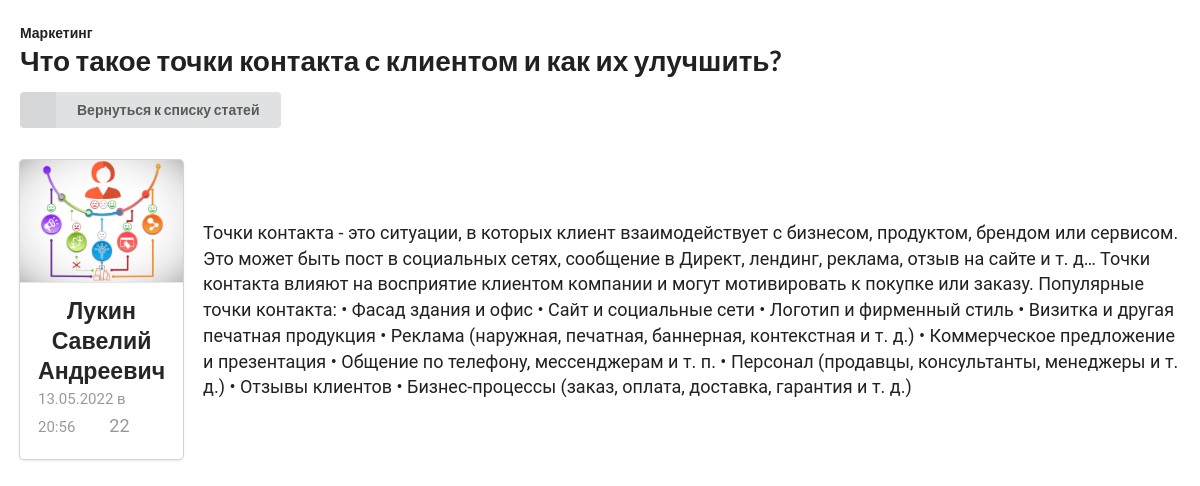
Page /page/curser/single/single_content.php?id=1 on the committed database.
### tables this page shows
CREATE TABLE IF NOT EXISTS `categories` (
  `id` int NOT NULL AUTO_INCREMENT,
  `category_name` varchar(60) NOT NULL,
  PRIMARY KEY (`id`)
);

CREATE TABLE IF NOT EXISTS `singles` (
  `id` int NOT NULL AUTO_INCREMENT,
  `title` varchar(120) NOT NULL,
  `text` text NOT NULL,
  `img` varchar(30) NOT NULL,
  `date` datetime NOT NULL,
  `views` int NOT NULL,
  `category_id` int NOT NULL,
  `staff_id` int NOT NULL,
  PRIMARY KEY (`id`),
  KEY `staff_id` (`staff_id`),
  KEY `category_id` (`category_id`)
);

CREATE TABLE IF NOT EXISTS `staff` (
  `id` int NOT NULL AUTO_INCREMENT,
  `s_name` varchar(50) DEFAULT NULL,
  `f_name` varchar(50) DEFAULT NULL,
  `t_name` varchar(50) DEFAULT NULL,
  `id_position` int NOT NULL,
  `email` varchar(50) DEFAULT NULL,
  `userPhone` varchar(18) NOT NULL,
  `uidUsers` tinytext NOT NULL,
  `pwdUsers` varchar(120) NOT NULL,
  PRIMARY KEY (`id`),
  KEY `id_position` (`id_position`)
);

### page/curser/db.php (called while the page is built, shortened)
<?php
$dbhost = "localhost";
$dbname = "curser";
$username = "root";
$password = "";
$db = new PDO("mysql:host=$dbhost; dbname=$dbname", $username, $password);
?>
<?php
function get_category_by_id($id)
{
	global $db;
	$categories = $db->query("SELECT * FROM categories WHERE id=$id");
	foreach ($categories as $category) {
		return $category;
	}
}
function get_author_by_id($id)
{
	global $db;
	$authors = $db->query("SELECT s_name, f_name, t_name FROM staff WHERE id=$id");
	foreach ($authors as $author) {
		$str = $author['s_name'] . " " . $author['f_name'] . " " . $author['t_name'];
		return $str;
	}
}
function get_single_by_id($id)
{
	global $db;
	$singles = $db->query("SELECT * FROM singles WHERE id=$id");
	foreach ($singles as $single) {
		return $single;
	}
}

### page/curser/single/single_content.php (the view, shortened to what this page needs)
<?php
include_once "../db.php";
?>
<?php
$single = get_single_by_id($_GET['id']);
?>
<?php $category = get_category_by_id($single["category_id"]); ?>
<?php $author_name = get_author_by_id($single["staff_id"]); ?>
<!DOCTYPE html>
<html lang="en">
<head>
	<link rel="stylesheet" href="../../../SemanticUI/semantic.min.css">
	<link rel="stylesheet" href="../../../css/main.css">
</head>
<body>
	<section class="single">
		<div class="my-container">
			<div class="single-title">
				<h5 class="ui header ">
					<?php
					echo $category["category_name"];
					?>
				</h5>
				<h1 class="ui header">
					<?php echo $single["title"]; ?>
				</h1>
				<button class="ui labeled icon button" onclick="location.href='./curser_content.php'">
					<i class="left chevron icon"></i>
					Вернуться к списку статей
				</button>
			</div>
			<div class="single-item">
				<div class="ui card">
					<div class="image">
						<img src="<?php echo $single["img"]; ?>">
					</div>
					<div class="content">
						<a class="header">
							<?php echo $author_name; ?>
						</a>
						<div class="meta">
							<span class="date">
								<?php echo date("d.m.Y в H:i", strtotime($single["date"])); ?>
							</span>
							<span class="views"><i class="eye icon"></i>
								<?php echo $single["views"] ?>
							</span>
						</div>
					</div>
				</div>
				<div class="single-text">
					<p>
						<?php echo $single["text"]; ?>
					</p>
				</div>
			</div>
		</div>
	</section>
</body>
</html>

### css/main.css (style rules this page uses)
*, *::before, *::after { padding: 0; margin: 0; border: 0; box-sizing: border-box; }
a, a:visited, a:hover { color: inherit; text-decoration: none; }
aside, nav, footer, header, section, main { display: block; }
h1, h2, h3, h4, h5, h6, p { font-size: inherit; font-weight: inherit; line-height: inherit; }
img, svg { vertical-align: top; max-width: 100%; height: auto; }
input, textarea, button, select { font-family: inherit; font-size: inherit; }
button, input { display: inline-block; box-shadow: none; background-color: transparent; background: none; cursor: pointer; }
.my-container { max-width: 1400px; padding: 0 20px; margin: 0 auto; }
body { font-family: 'Roboto', sans-serif; font-weight: 400; font-size: 18px; color: #212120; overflow-x: hidden; }
.single { padding-top: 26px; }
.single-title h5 { margin-bottom: 0px !important; }
.single-title h1 { margin-top: 0px !important; }
.single-item { display: flex; justify-content: space-between; align-items: flex-start; margin-top: 32px; }
.card { flex-grow: 1; }
.single-text { max-width: 1060px; margin-top: 60px; margin-left: 20px; }
.single-text p { display: block; }
.date { font-size: 15px; }
div.card { background: white; display: inline-block; margin: 8px; perspective: 1000; position: relative; text-align: left; transition: all 0.3s 0s ease-in; z-index: 1; }
div.card img { max-width: 300px; }
.ui .header { text-align: center; }
.button { margin-top: 27px; }

### rows in the picture
categories: category_name "Маркетинг"
singles: title "Что такое точки контакта с клиентом и как их улучшить?", img (picture), staff.t_name "Лукин Савелий Андреевич", date "13.05.2022 в 20:56", views "22", text "Точки контакта - это ситуации, в которых клиент взаимодействует с бизнесом, продуктом, брендом или сервисом. Это может быть пост в социальных сетях, сообщение в Директ, лендинг, реклама, отзыв на сайте и т. д… Точки контакта влияют на восприятие клиентом компании и могут мотивировать к покупке или заказу. Популярные точки контакта: • Фасад здания и офис • Сайт и социальные сети • Логотип и фирменный стиль • Визитка и другая печатная продукция • Реклама (наружная, печатная, баннерная, контекстная и т. д.) • Коммерческое предложение и презентация • Общение по телефону, мессенджерам и т. п. • Персонал (продавцы, консультанты, менеджеры и т. д.) • Отзывы клиентов • Бизнес-процессы (заказ,…"
